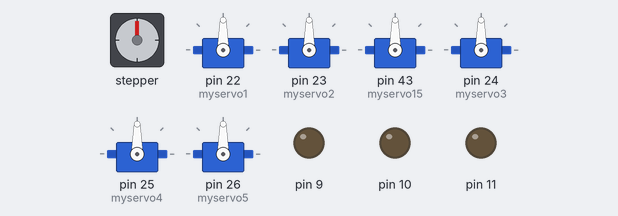
The sketch below on a simulated Arduino Mega 2560, built with avr-gcc and run on an emulated ATmega2560. Shown: stepper motor, 6 × servo, output pins drawn as LEDs (lit = HIGH). Wiring (inferred from the names in the program): stepper motor driver (200 steps per turn assumed): step pin 5; direction pin 2; enable pin 8. Pins used as bus, display or sensor lines are not drawn.

Above: at 0.15 s.
At 3.75 s:
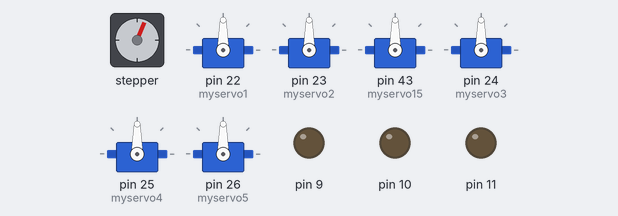
At 7.3 s:
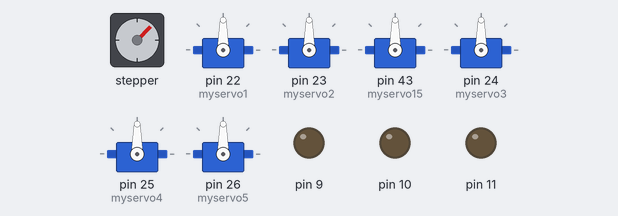
At 20.1 s:
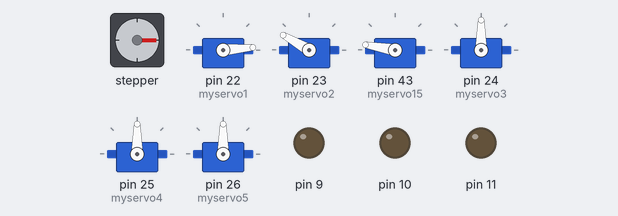
At 23.1 s:
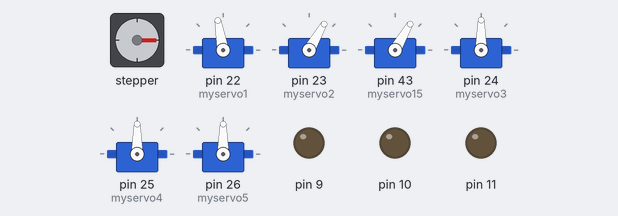
At 32.3 s:
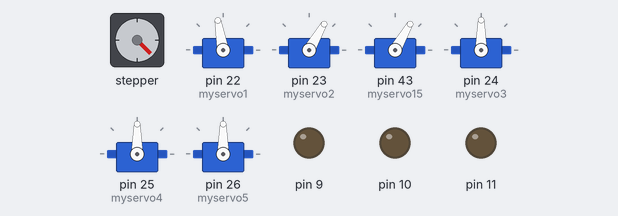
Timing chart, 0 to 40.0 s (numbered marks = the images above):
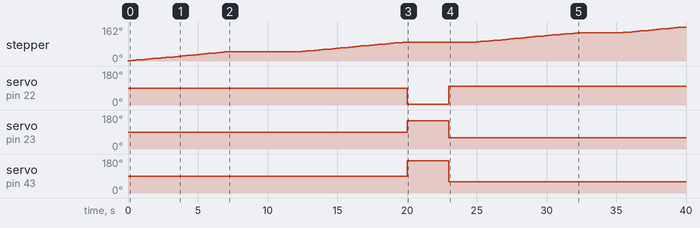

Measured:
- by itself, stepper: turns 45° clockwise in 7.2 s, then 45° clockwise in 7.2 s, then 45° clockwise in 7.2 s, then 27° clockwise in 4.2 s
- by itself, servo on pin 22 (myservo1): 90° → 5° at 20.0 s, → 100° 3.0 s later
- by itself, servo on pin 23 (myservo2): 90° → 150° at 20.0 s, → 60° 3.0 s later
- by itself, servo on pin 43 (myservo15): 90° → 170° at 20.0 s, → 60° 3.0 s later

The sketch:

steppermotor.ino
```cpp
#include <Servo.h>
Servo myservo1,myservo2,myservo3,myservo4,myservo5,myservo15;
const int stepPin = 5;
const int dirPin = 2;
const int enPin = 8;
int k=75,m=26,o=0;
void setup() {


  // Sets the two pins as Outputs
  pinMode(stepPin,OUTPUT);
  pinMode(dirPin,OUTPUT);
   pinMode(9,OUTPUT);
  pinMode(10,OUTPUT);
  pinMode(11,OUTPUT);
  pinMode(enPin,OUTPUT);
  digitalWrite(9,LOW);
  digitalWrite(10,LOW);
  digitalWrite(11,LOW);
  digitalWrite(enPin,LOW);
  analogWrite(dirPin,HIGH );
 Serial.begin(9600);
 myservo1.attach(22);//ragda
  myservo2.attach(23);//ragda
  myservo15.attach(43);//ragda
  myservo3.attach(24);//paani
  myservo4.attach(25);//paani
  myservo5.attach(26);//paani

}
void loop() {
  //o++;
  puri_phod();
  delay(5000);
  //..................
  ragda();
  myservo15.write(170);
  myservo1.write(5);
  myservo2.write(150);
  delay(3000);
  myservo15.write(60);
  myservo1.write(100);
  myservo2.write(60);
  delay(2000);
  //.................
  mithi_chatni();
  delay(3000);
  tez_chatni();
  delay(3000);
  dahi();
  myservo3.write(5);
  myservo4.write(5);
  myservo5.write(75);
  delay(3000);
  myservo3.write(100);
  myservo4.write(100);
  myservo5.write(160);
  delay(2000);
  //................
  delay(5000);
  serve();
  delay(5000);

  starting_position();
  delay(5000);
}
void puri_phod()
{
  for(int i=0;i<=24;i++)
  {
  digitalWrite(stepPin,HIGH);
  delay(150);
  digitalWrite(stepPin,LOW);
  delay(150);
  }
}
void ragda()
{
   for(int i=0;i<=24;i++)
  {
  digitalWrite(stepPin,HIGH);
  delay(150);
  digitalWrite(stepPin,LOW);
  delay(150);
}
}
void mithi_chatni()
{
  for(int i=0;i<=24;i++)
  {
  digitalWrite(stepPin,HIGH);
  delay(150);
  digitalWrite(stepPin,LOW);
  delay(150);
  }
}
void tez_chatni()
{
  for(int i=0;i<=24;i++)
  {
    digitalWrite(stepPin,HIGH);
    delay(150);
    digitalWrite(stepPin,LOW);
    delay(150);
}
}
void dahi()
{
  for(int i=0; i<=49;i++)
  {
     digitalWrite(stepPin,HIGH);
    delay(150);
    digitalWrite(stepPin,LOW);
    delay(150);
  }
}
void serve()
{
   for(int i=0; i<=24;i++)
  {
     digitalWrite(stepPin,HIGH);
    delay(150);
    digitalWrite(stepPin,LOW);
    delay(150);
  }
}
void starting_position()
{
  for(int i=0; i<=24 ;i++)
  {
     digitalWrite(stepPin,HIGH);
    delay(150);
    digitalWrite(stepPin,LOW);
    delay(150);
  }
}
```
